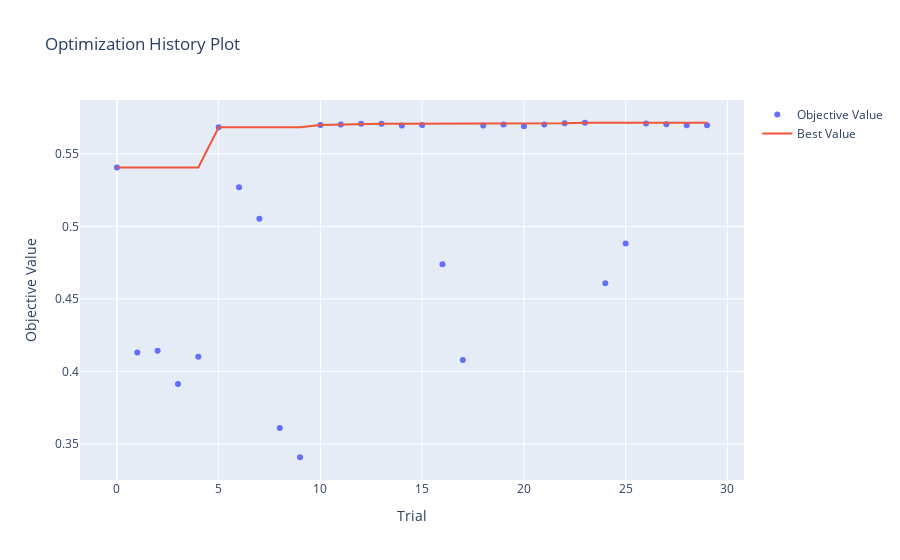

Write notebook code for a chart like this one.
### Markdown cell above
## Training Evaluation

### Code cell
from optuna.visualization import (
    plot_optimization_history,
    plot_param_importances,
    plot_parallel_coordinate,
    plot_slice
)

# Optimization History
plot_optimization_history(study).show()

### Figure 1 — Plotly figure (JSON) as saved in the notebook; plotly's stock layout.template omitted (floating-point values rounded to 4 significant figures)
{"data": [{"mode": "markers", "name": "Objective Value", "type": "scatter", "x": [0, 1, 2, 3, 4, 5, 6, 7, 8, 9, 10, 11, 12, 13, 14, 15, 16, 17, 18, 19, 20, 21, 22, 23, 24, 25, 26, 27, 28, 29], "y": [0.5406, 0.4131, 0.4142, 0.3912, 0.4102, 0.5683, 0.5269, 0.5052, 0.3609, 0.3408, 0.5698, 0.5703, 0.5708, 0.5708, 0.5696, 0.5699, 0.4739, 0.4078, 0.5695, 0.5703, 0.569, 0.5703, 0.571, 0.5715, 0.4607, 0.4883, 0.5709, 0.5705, 0.5698, 0.5697]}, {"mode": "lines", "name": "Best Value", "type": "scatter", "x": [0, 1, 2, 3, 4, 5, 6, 7, 8, 9, 10, 11, 12, 13, 14, 15, 16, 17, 18, 19, 20, 21, 22, 23, 24, 25, 26, 27, 28, 29], "y": [0.5406, 0.5406, 0.5406, 0.5406, 0.5406, 0.5683, 0.5683, 0.5683, 0.5683, 0.5683, 0.5698, 0.5703, 0.5708, 0.5708, 0.5708, 0.5708, 0.5708, 0.5708, 0.5708, 0.5708, 0.5708, 0.5708, 0.571, 0.5715, 0.5715, 0.5715, 0.5715, 0.5715, 0.5715, 0.5715]}, {"marker": {"color": "#cccccc"}, "mode": "markers", "name": "Infeasible Trial", "showlegend": false, "type": "scatter", "x": [], "y": []}], "layout": {"title": {"text": "Optimization History Plot"}, "xaxis": {"title": {"text": "Trial"}}, "yaxis": {"title": {"text": "Objective Value"}}}}
